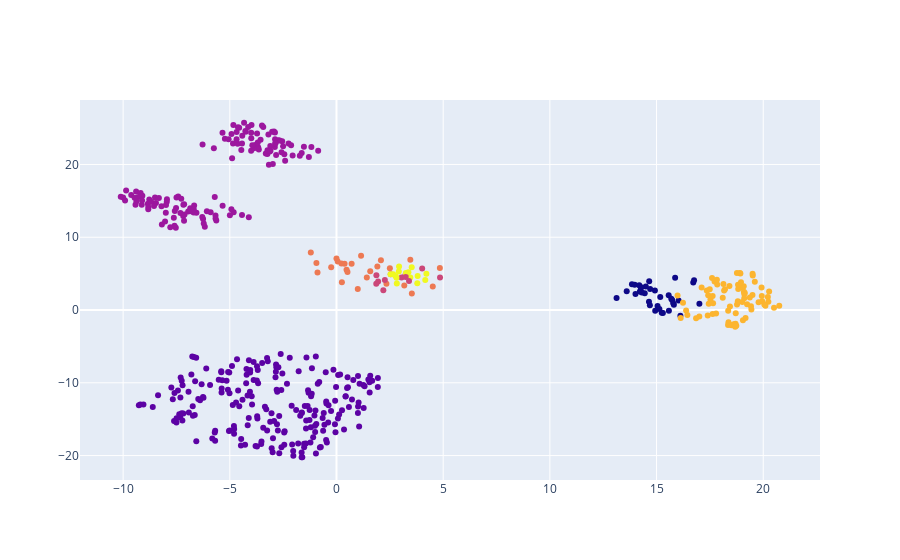

This figure's notebook cell:
### Code cell
fig = go.Figure()
fig.add_traces(
    go.Scatter(
        x=frame.tsne_1,
        y=frame.tsne_2,
        mode="markers",
        marker={
            "color":frame.kmeans
        }
    )
)
fig.show()

### Figure 1 — Plotly figure (JSON) as saved in the notebook; plotly's stock layout.template omitted (floating-point values rounded to 4 significant figures; data arrays with more than 128 entries replaced by an {"elided": "..."} marker saying what was removed)
{"data": [{"marker": {"color": {"elided": "511 int values"}}, "mode": "markers", "type": "scatter", "x": {"elided": "511 float values"}, "y": {"elided": "511 float values"}}], "layout": {}}
